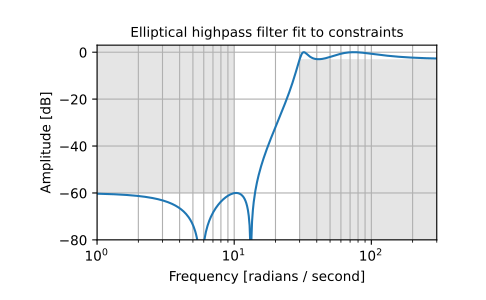

Recreate this plot in Python.
# Design an analog highpass filter such that the passband is within 3 dB
# above 30 rad/s, while rejecting -60 dB at 10 rad/s. Plot its
# frequency response, showing the passband and stopband constraints in gray.

from scipy import signal
import matplotlib.pyplot as plt

N, Wn = signal.ellipord(30, 10, 3, 60, True)
b, a = signal.ellip(N, 3, 60, Wn, 'high', True)
w, h = signal.freqs(b, a, np.logspace(0, 3, 500))
plt.semilogx(w, 20 * np.log10(abs(h)))
plt.title('Elliptical highpass filter fit to constraints')
plt.xlabel('Frequency [radians / second]')
plt.ylabel('Amplitude [dB]')
plt.grid(which='both', axis='both')
plt.fill([.1, 10,  10,  .1], [1e4, 1e4, -60, -60], '0.9', lw=0) # stop
plt.fill([30, 30, 1e9, 1e9], [-99,  -3,  -3, -99], '0.9', lw=0) # pass
plt.axis([1, 300, -80, 3])
plt.show()
